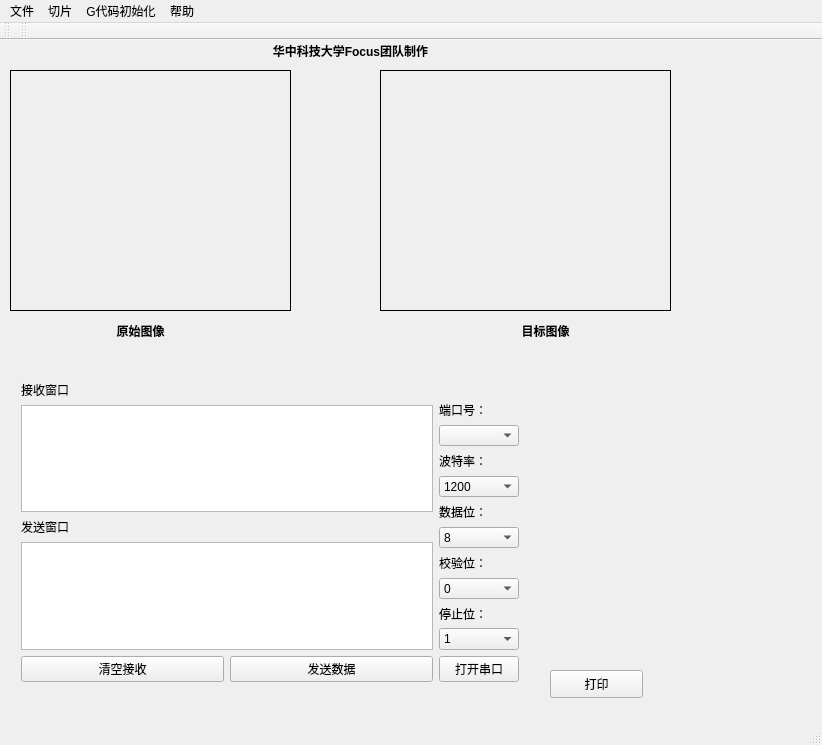
<?xml version="1.0" encoding="UTF-8"?>
<ui version="4.0">
 <class>MainWindow</class>
 <widget class="QMainWindow" name="MainWindow">
  <property name="geometry">
   <rect>
    <x>0</x>
    <y>0</y>
    <width>822</width>
    <height>745</height>
   </rect>
  </property>
  <property name="windowTitle">
   <string>GcodeCreator</string>
  </property>
  <widget class="QWidget" name="centralWidget">
   <widget class="QLabel" name="label1">
    <property name="geometry">
     <rect>
      <x>10</x>
      <y>30</y>
      <width>281</width>
      <height>241</height>
     </rect>
    </property>
    <property name="frameShape">
     <enum>QFrame::Box</enum>
    </property>
    <property name="text">
     <string/>
    </property>
   </widget>
   <widget class="QLabel" name="label2">
    <property name="geometry">
     <rect>
      <x>380</x>
      <y>30</y>
      <width>291</width>
      <height>241</height>
     </rect>
    </property>
    <property name="frameShape">
     <enum>QFrame::Box</enum>
    </property>
    <property name="text">
     <string/>
    </property>
   </widget>
   <widget class="QLabel" name="label">
    <property name="geometry">
     <rect>
      <x>80</x>
      <y>280</y>
      <width>121</width>
      <height>21</height>
     </rect>
    </property>
    <property name="font">
     <font>
      <weight>75</weight>
      <bold>true</bold>
     </font>
    </property>
    <property name="text">
     <string>原始图像</string>
    </property>
    <property name="alignment">
     <set>Qt::AlignCenter</set>
    </property>
   </widget>
   <widget class="QLabel" name="label_2">
    <property name="geometry">
     <rect>
      <x>510</x>
      <y>280</y>
      <width>71</width>
      <height>21</height>
     </rect>
    </property>
    <property name="font">
     <font>
      <weight>75</weight>
      <bold>true</bold>
     </font>
    </property>
    <property name="text">
     <string>目标图像</string>
    </property>
    <property name="alignment">
     <set>Qt::AlignCenter</set>
    </property>
   </widget>
   <widget class="QLabel" name="label_3">
    <property name="geometry">
     <rect>
      <x>240</x>
      <y>-10</y>
      <width>221</width>
      <height>41</height>
     </rect>
    </property>
    <property name="font">
     <font>
      <weight>75</weight>
      <italic>false</italic>
      <bold>true</bold>
     </font>
    </property>
    <property name="text">
     <string>华中科技大学Focus团队制作</string>
    </property>
    <property name="alignment">
     <set>Qt::AlignCenter</set>
    </property>
   </widget>
   <widget class="QWidget" name="layoutWidget">
    <property name="geometry">
     <rect>
      <x>10</x>
      <y>330</y>
      <width>520</width>
      <height>323</height>
     </rect>
    </property>
    <layout class="QHBoxLayout" name="horizontalLayout_7">
     <item>
      <layout class="QVBoxLayout" name="verticalLayout">
       <item>
        <widget class="QLabel" name="label_5">
         <property name="text">
          <string>接收窗口</string>
         </property>
        </widget>
       </item>
       <item>
        <widget class="QTextEdit" name="textEdit"/>
       </item>
       <item>
        <widget class="QLabel" name="label_6">
         <property name="text">
          <string>发送窗口</string>
         </property>
        </widget>
       </item>
       <item>
        <widget class="QTextEdit" name="textEdit_2"/>
       </item>
       <item>
        <layout class="QHBoxLayout" name="horizontalLayout">
         <item>
          <widget class="QPushButton" name="clearButton">
           <property name="text">
            <string>清空接收</string>
           </property>
          </widget>
         </item>
         <item>
          <widget class="QPushButton" name="sendButton">
           <property name="text">
            <string>发送数据</string>
           </property>
          </widget>
         </item>
        </layout>
       </item>
      </layout>
     </item>
     <item>
      <layout class="QVBoxLayout" name="verticalLayout_2">
       <item>
        <layout class="QVBoxLayout" name="verticalLayout_3">
         <item>
          <widget class="QLabel" name="label_8">
           <property name="text">
            <string/>
           </property>
          </widget>
         </item>
         <item>
          <widget class="QLabel" name="label_7">
           <property name="text">
            <string>端口号：</string>
           </property>
          </widget>
         </item>
         <item>
          <widget class="QComboBox" name="PortBox"/>
         </item>
         <item>
          <layout class="QHBoxLayout" name="horizontalLayout_3">
           <item>
            <widget class="QLabel" name="label_9">
             <property name="text">
              <string>波特率：</string>
             </property>
            </widget>
           </item>
           <item>
            <layout class="QHBoxLayout" name="horizontalLayout_2"/>
           </item>
          </layout>
         </item>
         <item>
          <layout class="QHBoxLayout" name="horizontalLayout_4">
           <item>
            <widget class="QComboBox" name="BaudBox">
             <item>
              <property name="text">
               <string>1200</string>
              </property>
             </item>
             <item>
              <property name="text">
               <string>2400</string>
              </property>
             </item>
             <item>
              <property name="text">
               <string>4800</string>
              </property>
             </item>
             <item>
              <property name="text">
               <string>9600</string>
              </property>
             </item>
             <item>
              <property name="text">
               <string>19200</string>
              </property>
             </item>
             <item>
              <property name="text">
               <string>115200</string>
              </property>
             </item>
            </widget>
           </item>
          </layout>
         </item>
         <item>
          <widget class="QLabel" name="label_10">
           <property name="text">
            <string>数据位：</string>
           </property>
          </widget>
         </item>
         <item>
          <widget class="QComboBox" name="BitNumBox">
           <item>
            <property name="text">
             <string>8</string>
            </property>
           </item>
          </widget>
         </item>
         <item>
          <layout class="QHBoxLayout" name="horizontalLayout_5">
           <item>
            <widget class="QLabel" name="label_11">
             <property name="text">
              <string>校验位：</string>
             </property>
            </widget>
           </item>
          </layout>
         </item>
         <item>
          <widget class="QComboBox" name="ParityBox">
           <item>
            <property name="text">
             <string>0</string>
            </property>
           </item>
          </widget>
         </item>
         <item>
          <layout class="QHBoxLayout" name="horizontalLayout_6">
           <item>
            <widget class="QLabel" name="label_12">
             <property name="text">
              <string>停止位：</string>
             </property>
            </widget>
           </item>
          </layout>
         </item>
        </layout>
       </item>
       <item>
        <widget class="QComboBox" name="StopBox">
         <item>
          <property name="text">
           <string>1</string>
          </property>
         </item>
         <item>
          <property name="text">
           <string>2</string>
          </property>
         </item>
        </widget>
       </item>
       <item>
        <spacer name="verticalSpacer">
         <property name="orientation">
          <enum>Qt::Vertical</enum>
         </property>
         <property name="sizeHint" stdset="0">
          <size>
           <width>20</width>
           <height>68</height>
          </size>
         </property>
        </spacer>
       </item>
       <item>
        <widget class="QPushButton" name="openButton">
         <property name="text">
          <string>打开串口</string>
         </property>
        </widget>
       </item>
      </layout>
     </item>
    </layout>
   </widget>
   <widget class="QPushButton" name="pushButton">
    <property name="geometry">
     <rect>
      <x>550</x>
      <y>630</y>
      <width>93</width>
      <height>28</height>
     </rect>
    </property>
    <property name="text">
     <string>打印</string>
    </property>
   </widget>
  </widget>
  <widget class="QMenuBar" name="menuBar">
   <property name="geometry">
    <rect>
     <x>0</x>
     <y>0</y>
     <width>822</width>
     <height>26</height>
    </rect>
   </property>
   <widget class="QMenu" name="menu">
    <property name="title">
     <string>文件</string>
    </property>
    <addaction name="openLenaJpg"/>
    <addaction name="openCustomeFile"/>
    <addaction name="restoreFile"/>
    <addaction name="Clear"/>
    <addaction name="exitSystem"/>
   </widget>
   <widget class="QMenu" name="menu_2">
    <property name="title">
     <string>帮助</string>
    </property>
    <addaction name="copyright"/>
    <addaction name="about"/>
   </widget>
   <widget class="QMenu" name="menu_3">
    <property name="title">
     <string>切片</string>
    </property>
    <addaction name="GcodeImg"/>
   </widget>
   <widget class="QMenu" name="GcodeInitial">
    <property name="title">
     <string>G代码初始化</string>
    </property>
    <addaction name="GcodePre"/>
    <addaction name="GcodePram"/>
   </widget>
   <addaction name="menu"/>
   <addaction name="menu_3"/>
   <addaction name="GcodeInitial"/>
   <addaction name="menu_2"/>
  </widget>
  <widget class="QToolBar" name="mainToolBar">
   <attribute name="toolBarArea">
    <enum>TopToolBarArea</enum>
   </attribute>
   <attribute name="toolBarBreak">
    <bool>false</bool>
   </attribute>
  </widget>
  <widget class="QStatusBar" name="statusBar"/>
  <widget class="QToolBar" name="toolBar">
   <property name="windowTitle">
    <string>toolBar</string>
   </property>
   <attribute name="toolBarArea">
    <enum>TopToolBarArea</enum>
   </attribute>
   <attribute name="toolBarBreak">
    <bool>false</bool>
   </attribute>
  </widget>
  <action name="openLenaJpg">
   <property name="text">
    <string>打开测试文件（lena.jpg)</string>
   </property>
  </action>
  <action name="openCustomeFile">
   <property name="text">
    <string>打开自定义文件</string>
   </property>
  </action>
  <action name="restoreFile">
   <property name="text">
    <string>还原</string>
   </property>
  </action>
  <action name="exitSystem">
   <property name="text">
    <string>退出</string>
   </property>
  </action>
  <action name="copyright">
   <property name="text">
    <string>版权</string>
   </property>
  </action>
  <action name="about">
   <property name="text">
    <string>关于</string>
   </property>
  </action>
  <action name="Clear">
   <property name="text">
    <string>清除</string>
   </property>
  </action>
  <action name="GcodePre">
   <property name="text">
    <string>打印前预处理</string>
   </property>
  </action>
  <action name="GcodePram">
   <property name="text">
    <string>打印参数设置</string>
   </property>
  </action>
  <action name="GcodeImg">
   <property name="text">
    <string>一键切片</string>
   </property>
  </action>
 </widget>
 <layoutdefault spacing="6" margin="11"/>
 <resources/>
 <connections/>
</ui>
